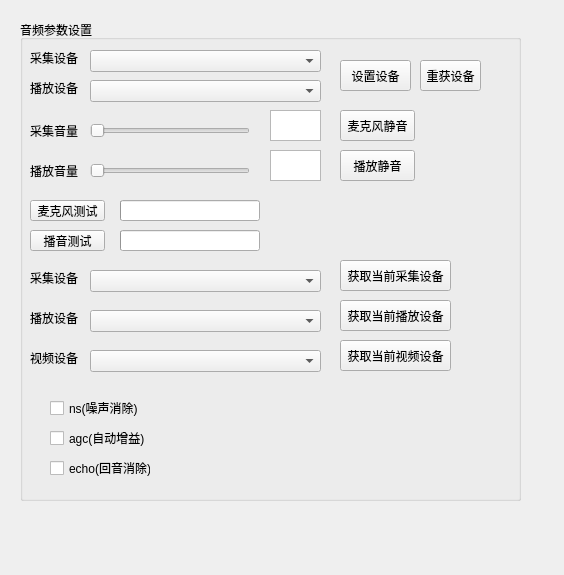
<?xml version="1.0" encoding="UTF-8"?>
<ui version="4.0">
 <class>NativeTest</class>
 <widget class="QWidget" name="NativeTest">
  <property name="geometry">
   <rect>
    <x>0</x>
    <y>0</y>
    <width>564</width>
    <height>575</height>
   </rect>
  </property>
  <property name="windowTitle">
   <string>NativeTest</string>
  </property>
  <widget class="QGroupBox" name="groupBox_Audio">
   <property name="geometry">
    <rect>
     <x>20</x>
     <y>20</y>
     <width>501</width>
     <height>481</height>
    </rect>
   </property>
   <property name="title">
    <string>音频参数设置</string>
   </property>
   <widget class="QComboBox" name="cmb_recordingDevices">
    <property name="geometry">
     <rect>
      <x>70</x>
      <y>30</y>
      <width>231</width>
      <height>22</height>
     </rect>
    </property>
   </widget>
   <widget class="QComboBox" name="cmb_playoutDevices">
    <property name="geometry">
     <rect>
      <x>70</x>
      <y>60</y>
      <width>231</width>
      <height>22</height>
     </rect>
    </property>
   </widget>
   <widget class="QSlider" name="set_recording_volume_slider">
    <property name="geometry">
     <rect>
      <x>70</x>
      <y>100</y>
      <width>160</width>
      <height>22</height>
     </rect>
    </property>
    <property name="orientation">
     <enum>Qt::Horizontal</enum>
    </property>
   </widget>
   <widget class="QLabel" name="label_volume_recording">
    <property name="geometry">
     <rect>
      <x>10</x>
      <y>100</y>
      <width>51</width>
      <height>21</height>
     </rect>
    </property>
    <property name="text">
     <string>采集音量</string>
    </property>
   </widget>
   <widget class="QTextEdit" name="line_recording_volume_text">
    <property name="geometry">
     <rect>
      <x>250</x>
      <y>90</y>
      <width>51</width>
      <height>31</height>
     </rect>
    </property>
   </widget>
   <widget class="QLabel" name="label_audio_record">
    <property name="geometry">
     <rect>
      <x>10</x>
      <y>30</y>
      <width>51</width>
      <height>16</height>
     </rect>
    </property>
    <property name="text">
     <string>采集设备</string>
    </property>
   </widget>
   <widget class="QLabel" name="label_playout_devices">
    <property name="geometry">
     <rect>
      <x>10</x>
      <y>60</y>
      <width>51</width>
      <height>16</height>
     </rect>
    </property>
    <property name="text">
     <string>播放设备</string>
    </property>
   </widget>
   <widget class="QPushButton" name="btn_getmicrophonevolume">
    <property name="geometry">
     <rect>
      <x>320</x>
      <y>90</y>
      <width>75</width>
      <height>31</height>
     </rect>
    </property>
    <property name="text">
     <string>麦克风静音</string>
    </property>
   </widget>
   <widget class="QLabel" name="label_volume_playout">
    <property name="geometry">
     <rect>
      <x>10</x>
      <y>140</y>
      <width>51</width>
      <height>21</height>
     </rect>
    </property>
    <property name="text">
     <string>播放音量</string>
    </property>
   </widget>
   <widget class="QSlider" name="set_playout_volume_slider">
    <property name="geometry">
     <rect>
      <x>70</x>
      <y>140</y>
      <width>160</width>
      <height>22</height>
     </rect>
    </property>
    <property name="orientation">
     <enum>Qt::Horizontal</enum>
    </property>
   </widget>
   <widget class="QTextEdit" name="line_playout_volume_text">
    <property name="geometry">
     <rect>
      <x>250</x>
      <y>130</y>
      <width>51</width>
      <height>31</height>
     </rect>
    </property>
   </widget>
   <widget class="QPushButton" name="btn_getspeakervolume">
    <property name="geometry">
     <rect>
      <x>320</x>
      <y>130</y>
      <width>75</width>
      <height>31</height>
     </rect>
    </property>
    <property name="text">
     <string>播放静音</string>
    </property>
   </widget>
   <widget class="QPushButton" name="btn_microphone_test">
    <property name="geometry">
     <rect>
      <x>10</x>
      <y>180</y>
      <width>75</width>
      <height>21</height>
     </rect>
    </property>
    <property name="text">
     <string>麦克风测试</string>
    </property>
   </widget>
   <widget class="QPushButton" name="btn_peaker_test">
    <property name="geometry">
     <rect>
      <x>10</x>
      <y>210</y>
      <width>75</width>
      <height>21</height>
     </rect>
    </property>
    <property name="text">
     <string>播音测试</string>
    </property>
   </widget>
   <widget class="QProgressBar" name="pgb_microphone_test">
    <property name="geometry">
     <rect>
      <x>100</x>
      <y>180</y>
      <width>140</width>
      <height>21</height>
     </rect>
    </property>
    <property name="value">
     <number>0</number>
    </property>
    <property name="textVisible">
     <bool>false</bool>
    </property>
   </widget>
   <widget class="QProgressBar" name="pgb_speaker_test">
    <property name="geometry">
     <rect>
      <x>100</x>
      <y>210</y>
      <width>140</width>
      <height>21</height>
     </rect>
    </property>
    <property name="value">
     <number>0</number>
    </property>
    <property name="textVisible">
     <bool>false</bool>
    </property>
   </widget>
   <widget class="QPushButton" name="btn_set_audio_devices">
    <property name="geometry">
     <rect>
      <x>320</x>
      <y>40</y>
      <width>71</width>
      <height>31</height>
     </rect>
    </property>
    <property name="text">
     <string>设置设备</string>
    </property>
   </widget>
   <widget class="QCheckBox" name="cbx_ns">
    <property name="geometry">
     <rect>
      <x>30</x>
      <y>380</y>
      <width>91</width>
      <height>16</height>
     </rect>
    </property>
    <property name="text">
     <string>ns(噪声消除)</string>
    </property>
   </widget>
   <widget class="QLabel" name="label_get_audio_record">
    <property name="geometry">
     <rect>
      <x>10</x>
      <y>250</y>
      <width>51</width>
      <height>16</height>
     </rect>
    </property>
    <property name="text">
     <string>采集设备</string>
    </property>
   </widget>
   <widget class="QComboBox" name="cmb_get_recording_devices">
    <property name="geometry">
     <rect>
      <x>70</x>
      <y>250</y>
      <width>231</width>
      <height>22</height>
     </rect>
    </property>
   </widget>
   <widget class="QComboBox" name="cmb_get_playout_devices">
    <property name="geometry">
     <rect>
      <x>70</x>
      <y>290</y>
      <width>231</width>
      <height>22</height>
     </rect>
    </property>
   </widget>
   <widget class="QLabel" name="label_get_audio_playout">
    <property name="geometry">
     <rect>
      <x>10</x>
      <y>290</y>
      <width>51</width>
      <height>16</height>
     </rect>
    </property>
    <property name="text">
     <string>播放设备</string>
    </property>
   </widget>
   <widget class="QPushButton" name="btn_get_audio_devices">
    <property name="geometry">
     <rect>
      <x>400</x>
      <y>40</y>
      <width>61</width>
      <height>31</height>
     </rect>
    </property>
    <property name="text">
     <string>重获设备</string>
    </property>
   </widget>
   <widget class="QPushButton" name="btn_get_recording_devices">
    <property name="geometry">
     <rect>
      <x>320</x>
      <y>240</y>
      <width>111</width>
      <height>31</height>
     </rect>
    </property>
    <property name="text">
     <string>获取当前采集设备</string>
    </property>
   </widget>
   <widget class="QPushButton" name="btn_get_playout_devices">
    <property name="geometry">
     <rect>
      <x>320</x>
      <y>280</y>
      <width>111</width>
      <height>31</height>
     </rect>
    </property>
    <property name="text">
     <string>获取当前播放设备</string>
    </property>
   </widget>
   <widget class="QLabel" name="label_get_video_device">
    <property name="geometry">
     <rect>
      <x>10</x>
      <y>330</y>
      <width>51</width>
      <height>16</height>
     </rect>
    </property>
    <property name="text">
     <string>视频设备</string>
    </property>
   </widget>
   <widget class="QComboBox" name="cmb_get_video_device">
    <property name="geometry">
     <rect>
      <x>70</x>
      <y>330</y>
      <width>231</width>
      <height>22</height>
     </rect>
    </property>
   </widget>
   <widget class="QPushButton" name="btn_get_video_device">
    <property name="geometry">
     <rect>
      <x>320</x>
      <y>320</y>
      <width>111</width>
      <height>31</height>
     </rect>
    </property>
    <property name="text">
     <string>获取当前视频设备</string>
    </property>
   </widget>
   <widget class="QCheckBox" name="cbx_echo">
    <property name="geometry">
     <rect>
      <x>30</x>
      <y>440</y>
      <width>101</width>
      <height>16</height>
     </rect>
    </property>
    <property name="text">
     <string>echo(回音消除)</string>
    </property>
   </widget>
   <widget class="QCheckBox" name="cbx_agc">
    <property name="geometry">
     <rect>
      <x>30</x>
      <y>410</y>
      <width>101</width>
      <height>16</height>
     </rect>
    </property>
    <property name="text">
     <string>agc(自动增益)</string>
    </property>
   </widget>
  </widget>
 </widget>
 <layoutdefault spacing="6" margin="11"/>
 <resources/>
 <connections/>
</ui>
